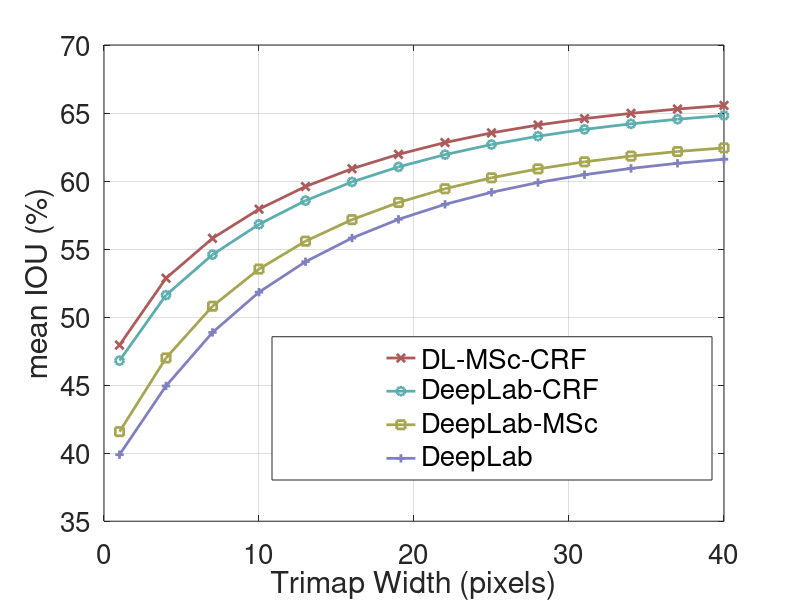

Reproduce this figure in MATLAB. (Note: this script raises an error after producing the figure.)
% plot the boundary accuracy before and after crf refinement
%
clear all; close all;

save_folder = '.';

export_fig_dir = '~/workspace/ext/export_fig';
addpath(export_fig_dir);

fontSize = 20;
lineWidth = 2;

subsample = 3;

cols = [...    
    173 90 90; ...    
    165 165 82; ...
    92 173 173; ...
    128 128 192; ...
    ] / 255;

% % VOC2012 results
% % row1: noup, row2: ms, row3: noup+crf
% pixelIOU = [39.1437885768888,40.9174913566480,42.5750968327488,44.1119698229399,45.5143333902976,46.7888007054941,47.9474395959582,48.9987195339916,49.9562761308168,50.8274348079370,51.6199418151972,52.3408776226153,53.0048800416164,53.6173863958030,54.1802129076264,54.6989675611266,55.1792759482687,55.6237417417372,56.0373525024838,56.4224864728447,56.7805992879315,57.1134185595957,57.4236637950213,57.7139226511121,57.9870942964121,58.2434411759406,58.4820168827609,58.7026272392923,58.9082213822727,59.0998098338864,59.2780799882757,59.4445643572098,59.6001745920688,59.7455099141624,59.8805382908630,60.0065637761586,60.1242322555913,60.2333065445936,60.3344098524545,60.4283472979397;
%                    40.8283847133684,42.7985590853589,44.5699164497078,46.1520844631380,47.5435370542755,48.7656811281391,49.8484543310518,50.8184991635295,51.6944145725429,52.4879595126815,53.2092430480340,53.8639790246465,54.4660536565788,55.0204958479888,55.5308069140149,56.0017084453616,56.4394170592652,56.8458460741117,57.2239235407487,57.5759295382279,57.9031810014464,58.2067425394842,58.4891177625032,58.7526247279374,59.0004477547628,59.2330076158429,59.4492098247426,59.6484084579877,59.8337163833758,60.0065591872221,60.1675199649759,60.3179200034926,60.4584549236908,60.5892859709992,60.7106012185241,60.8234998476352,60.9288901667356,61.0262289253648,61.1164365376277,61.2001644700927;
%                    45.8592389975158,47.7919542135458,49.2939715561577,50.5636179148377,51.6595183146572,52.6285842412855,53.4949528345474,54.2833898680924,55.0109887033417,55.6817421685352,56.2970137133449,56.8620406292664,57.3863490664163,57.8731201842615,58.3229236228278,58.7401403232454,59.1305121257240,59.4945181762249,59.8351044216730,60.1543590976979,60.4537367731081,60.7335323128566,60.9962192467884,61.2440829483582,61.4787119438196,61.6994862124264,61.9063219984830,62.0997066151967,62.2814092531390,62.4511114520202,62.6100651398902,62.7595495718118,62.8999690364675,63.0319701711305,63.1558109152548,63.2725779727555,63.3825291179991,63.4855832599294,63.5824377991762,63.6735677212769;];
% pixelAcc = [59.7629424526230,62.1046593040550,64.2285694944071,66.1566207985699,67.8822191048322,69.4156572369610,70.7799195920376,71.9934840646315,73.0769758056989,74.0478885040478,74.9204707863011,75.7084821132611,76.4256934738625,77.0816897085976,77.6832958750408,78.2379357794231,78.7518178661264,79.2293619012470,79.6745963627096,80.0911555036860,80.4816137647666,80.8485717205549,81.1939278781263,81.5195519345717,81.8278832214066,82.1194870930650,82.3951544526424,82.6556945507432,82.9031661080965,83.1386100849198,83.3626553900388,83.5764568351612,83.7805568445914,83.9754420822593,84.1615279065981,84.3395567209560,84.5102367112354,84.6737806988873,84.8302916657287,84.9804151959184;
%                   61.7208038340988,64.2401176287481,66.4400008982705,68.3560196658801,70.0043501328594,71.4224875981037,72.6565686534466,73.7411802053026,74.7027281008609,75.5608889763180,76.3323681460966,77.0295168046933,77.6646791187703,78.2466140909030,78.7819687579461,79.2769006331850,79.7375589042388,80.1674882445178,80.5691421823391,80.9459694341276,81.3004822338965,81.6343827901208,81.9491116325446,82.2462335033681,82.5279973625908,82.7950559301802,83.0478404561792,83.2869055056065,83.5141510067593,83.7307065077119,83.9372257041223,84.1345373400715,84.3229449119103,84.5028279982126,84.6747230945372,84.8393158111443,84.9974674884393,85.1492028576134,85.2946735274968,85.4344288299327;
%                   67.8073316515599,69.8354673998244,71.4336430305435,72.7877951994489,73.9600407860754,74.9941180003672,75.9176261038161,76.7512754059539,77.5091399495764,78.1998576992880,78.8295005821076,79.4070770332584,79.9394877203003,80.4323215906510,80.8889003909751,81.3139803694874,81.7121506892801,82.0856448018074,82.4362312231826,82.7666781325468,83.0791798897034,83.3750296827982,83.6554277852380,83.9218400214134,84.1755321179127,84.4165653422791,84.6456545882318,84.8636435054509,85.0717857553965,85.2704579453905,85.4602655935009,85.6420843218994,85.8161622729709,85.9829074377913,86.1429243857804,86.2966535297716,86.4446412012502,86.5871474792545,86.7241951074942,86.8562424217199;];
% classAcc = [53.6166685540976,55.5967948018896,57.3237320882869,58.8544956209996,60.2017948442793,61.3905329213579,62.4435967537027,63.3767878079031,64.2114199609301,64.9602832099546,65.6349639291829,66.2446959257892,66.8016831382256,67.3131208966184,67.7819893750422,68.2130478820972,68.6114093174701,68.9792673501668,69.3202552246368,69.6372715278773,69.9317591919854,70.2047885169115,70.4591450299554,70.6972544536765,70.9212770194682,71.1315392902723,71.3271970434733,71.5080894239389,71.6770942904036,71.8349143599890,71.9822606155026,72.1205121698443,72.2505036841062,72.3726692253487,72.4868853415123,72.5941389864676,72.6951384233662,72.7893027342883,72.8772228428703,72.9595201816422;
%                   55.3530867863591,57.4251600883353,59.1654069254999,60.6577460083697,61.9317644360812,63.0292371000109,63.9863354351023,64.8333651559611,65.5930147509049,66.2770953058674,66.8946229562121,67.4525828543541,67.9627179751334,68.4317033328142,68.8636585047224,69.2616996653449,69.6311086602684,69.9734377395689,70.2905406054787,70.5851916962493,70.8583900231628,71.1108680982764,71.3456555978024,71.5649616525127,71.7710855734037,71.9643008151337,72.1439215225654,72.3096635667136,72.4643629438726,72.6091758955181,72.7445829138534,72.8716584172568,72.9912239841387,73.1033984225974,73.2081880721397,73.3063060501353,73.3985844232644,73.4844395669407,73.5646472412804,73.6397739985044;
%                   56.1387661899619,58.1788189832075,59.7172861585686,60.9961248002105,62.0810119108635,63.0262191034398,63.8574442750947,64.6029557452942,65.2839522917626,65.9046916490366,66.4695763149141,66.9859289202305,67.4615153399251,67.9006064300342,68.3043209974268,68.6771714973569,69.0249626715739,69.3483240036955,69.6504064167114,69.9329271849371,70.1971631900816,70.4435344090442,70.6743319516664,70.8916471289184,71.0969316304493,71.2895122660372,71.4695627598046,71.6377906909983,71.7959358292434,71.9438935579413,72.0827232110529,72.2133976518177,72.3363745011860,72.4524566646415,72.5618978136188,72.6652433255044,72.7629114973707,72.8545300250049,72.9407927720727,73.0219786746801;];

% VOC2011 results (to compare with Berkeley)
pixelIOU = [39.8900960385829,41.6853454737786,43.3690413798132,44.9395509846056,46.3750882587993,47.6832306724482,48.8744188141510,49.9531674296874,50.9373884456491,51.8346311055171,52.6502218231060,53.3911188708848,54.0725382526626,54.7005916819390,55.2782772926504,55.8116488652938,56.3060565929080,56.7629125404939,57.1872015162243,57.5816476314979,57.9487393173513,58.2892769291146,58.6050312440186,58.8989773925030,59.1741229868887,59.4316811502284,59.6709738126791,59.8917985734924,60.0972879225545,60.2885564329489,60.4665539691731,60.6323497419556,60.7869043641704,60.9311753766987,61.0649683565156,61.1898413167371,61.3061432242137,61.4136633760218,61.5130980516398,61.6055998451289;
                   41.5828378715938,43.5766579036687,45.3789758989861,46.9973645296769,48.4237754405039,49.6824316968176,50.8008899724756,51.8018073390649,52.7087192093877,53.5322849330015,54.2802197225679,54.9583762861588,55.5812901954668,56.1538611198840,56.6797263668934,57.1651189941990,57.6170584161853,58.0358544903772,58.4248087226072,58.7866106198654,59.1233489611298,59.4351449842387,59.7233408587008,59.9912261858901,60.2420988061581,60.4767049355425,60.6940046551510,60.8939040755093,61.0795929993691,61.2524585607752,61.4136761611846,61.5640053685921,61.7042230266774,61.8344805654244,61.9546900607201,62.0666088961552,62.1707050976009,62.2668185922829,62.3558532788028,62.4387504679607;
                   46.8008114753357,48.8034774719520,50.3351451844234,51.6162150706372,52.7251742142864,53.7086533263507,54.5919252828876,55.3946493336702,56.1359299886895,56.8221967915863,57.4506647982475,58.0269922465652,58.5617630219582,59.0573412820618,59.5139608904328,59.9366989287072,60.3315311487844,60.6981557959748,61.0405384660657,61.3611055743138,61.6619441808216,61.9432686917370,62.2060247637012,62.4525857905467,62.6853676467449,62.9036147497263,63.1074458490209,63.2973555263103,63.4756631122402,63.6419003411812,63.7972092675849,63.9429267839041,64.0791161181367,64.2066343261233,64.3257230086024,64.4378419502275,64.5431484315332,64.6414419231888,64.7338604615733,64.8210406552364;
                   47.9455373302949,49.9905323102095,51.5627297610953,52.8578158143203,53.9626222771367,54.9297168922372,55.7918150067340,56.5672874026159,57.2785770987823,57.9348875932030,58.5363828052990,59.0880830538765,59.5976983849393,60.0692259297900,60.5038046283172,60.9085949293639,61.2857185525507,61.6366599715668,61.9648588996006,62.2727423744782,62.5611298890884,62.8308181392883,63.0823527041710,63.3181473459176,63.5401962164337,63.7476964282865,63.9405263768821,64.1193782185736,64.2874085929974,64.4442141332753,64.5902693512550,64.7271298417687,64.8556885536654,64.9761503389378,65.0887029164057,65.1943790384960,65.2936530653820,65.3865357237269,65.4738142308921,65.5563357479360;];
                   %45.5074956927754,47.6113072357874,49.4758834273751,51.1378459245196,52.6028453787499,53.8972648254385,55.0553401111117,56.0962869550326,57.0347711246163,57.8809030767467,58.6485288031212,59.3441092659707,59.9799812820801,60.5653581872316,61.1045156855529,61.6032783038688,62.0667718727176,62.4955383384313,62.8942733712646,63.2659308223728,63.6136210307631,63.9381918974838,64.2397741869811,64.5222517135706,64.7877317808074,65.0361075727873,65.2683456848544,65.4848035356190,65.6880735780994,65.8790765331579,66.0588312519485,66.2278521965968,66.3871642287961,66.5373969898319,66.6784488123415,66.8112801688544,66.9368243672950,67.0546205993560,67.1654423440488,67.2698128080155;];
                   
pixelAcc = [59.8702316669570,62.2222056484383,64.3658834586713,66.3147232906876,68.0589752234301,69.6098786727436,70.9877811818458,72.2110473066879,73.3039923861058,74.2829587049834,75.1618263625260,75.9545240081541,76.6749304736787,77.3325909254301,77.9351834355253,78.4907599278953,79.0052439918971,79.4828805981094,79.9277833905629,80.3436249292670,80.7333742942592,81.0991103616966,81.4424081138104,81.7651822745402,82.0703914417594,82.3589214746141,82.6317639897833,82.8894591308832,83.1341198726397,83.3667831080903,83.5881991422080,83.7994032902665,84.0010253803953,84.1937286072606,84.3776621746214,84.5537123489286,84.7225784253176,84.8843760563059,85.0392436238521,85.1878887495872;
                  61.8147244963131,64.3456823895273,66.5661902157912,68.5032103723578,70.1722568400917,71.6103937958977,72.8609848796770,73.9583910873371,74.9320684053056,75.8005153640624,76.5799185715866,77.2831847051774,77.9229265348431,78.5075103411444,79.0442217111538,79.5401231885116,80.0016417340956,80.4317103635571,80.8330563720170,81.2092185153414,81.5630253321085,81.8957063520432,82.2082491411739,82.5026697134346,82.7816202060511,83.0457223476033,83.2955360886606,83.5315797063935,83.7558993243433,83.9695887349384,84.1733733123382,84.3679730389745,84.5538209008307,84.7313053314962,84.9007128398542,85.0630719699243,85.2191588698386,85.3690449708700,85.5128694421863,85.6511757325939;
                  67.9899698078151,70.0567442821183,71.6749688129097,73.0351486950012,74.2131554815988,75.2522471156235,76.1798686662320,77.0155780095065,77.7756652044063,78.4688236760881,79.1002101987149,79.6789407980391,80.2120573105576,80.7037810138604,81.1577714707696,81.5799416398628,81.9745756376541,82.3438301057336,82.6900634015779,83.0162352419576,83.3248015795992,83.6168350531022,83.8930004244723,84.1546437639513,84.4036904843531,84.6401217409859,84.8647677297657,85.0783263996731,85.2822134329573,85.4768198340270,85.6626583036535,85.8406793412644,86.0110316366263,86.1742309356537,86.3306843416750,86.4810564998195,86.6260232643489,86.7656670201423,86.9001674776055,87.0299350996221;
                  69.0053513712284,71.0950651600423,72.7213510449280,74.0644309089864,75.2114109187087,76.2105631374151,77.0972069031764,77.8888352795387,78.6043794185371,79.2540992817565,79.8459072666722,80.3884332131330,80.8876001032195,81.3479628219528,81.7734899783075,82.1701895074667,82.5407187717594,82.8880801350726,83.2144835792190,83.5225342344795,83.8141166121929,84.0903208591311,84.3516019975667,84.5990892569557,84.8346239224181,85.0581154792467,85.2703572944005,85.4720287941918,85.6647880955960,85.8489897155208,86.0248908240345,86.1934913858449,86.3550938115026,86.5101338341557,86.6589502948077,86.8021554804803,86.9404413402168,87.0739487027975,87.2026871369159,87.3270758459294;];
                  %63.8144487023167,66.3086055145446,68.4634780241390,70.3303283301436,71.9397695355219,73.3322698083738,74.5508066478873,75.6263397301993,76.5807723550267,77.4309068110563,78.1958004632172,78.8868711151582,79.5154457463512,80.0906205770541,80.6198231636825,81.1096277928439,81.5648123332702,81.9882275044303,82.3837539798002,82.7545410792287,83.1034025270834,83.4322713413900,83.7417398617509,84.0339715292647,84.3111616023673,84.5734845666827,84.8221849431542,85.0580683911263,85.2827820688194,85.4972248335222,85.7020840784415,85.8980820080648,86.0857121463602,86.2654634901012,86.4375543086615,86.6026924978286,86.7617287195415,86.9145552021604,87.0613582609283,87.2024483879291;];

classAcc = [54.6155793470211,56.6176771219543,58.3792159551627,59.9470964063823,61.3275610759142,62.5460802457132,63.6234384332441,64.5744885138283,65.4263077736086,66.1921984127533,66.8817178042725,67.5035729013805,68.0713375326161,68.5919942614890,69.0685302825447,69.5069027256570,69.9116959350726,70.2839301164267,70.6276617508124,70.9461789558870,71.2417517009927,71.5145587132089,71.7670940952535,72.0019917228125,72.2219123007297,72.4279278404599,72.6194736466020,72.7962688811345,72.9612394049729,73.1151164090523,73.2590370870242,73.3938289696185,73.5202817889312,73.6389899976090,73.7497025753468,73.8537007175087,73.9514878151864,74.0425951158703,74.1276281015811,74.2073715895642;
                  56.3381859447377,58.4329242734160,60.2162185597091,61.7509692974489,63.0632673314765,64.1977331506007,65.1848278084278,66.0561569137452,66.8402996285973,67.5474044378348,68.1845726878207,68.7592063707104,69.2837451155814,69.7645557532836,70.2047916250318,70.6099720144363,70.9858000321760,71.3323387493509,71.6518587519223,71.9479655263748,72.2220882578955,72.4740807573813,72.7068387662100,72.9230760275906,73.1255474823514,73.3146551586576,73.4900482804681,73.6518004650773,73.8027455550803,73.9438411719511,74.0761591068355,74.2002379113205,74.3169996696984,74.4264346848208,74.5281857083659,74.6233795576599,74.7125666699986,74.7956326829670,74.8734071159704,74.9465001233577;
                  57.0628358746184,59.1843231126464,60.7749678483826,62.0798919600122,63.1884116318696,64.1545883374433,65.0051728647461,65.7651327708617,66.4588209525697,67.0931260961699,67.6683365145782,68.1926193858307,68.6759619168704,69.1211298869311,69.5282602915092,69.9026925403452,70.2503642637778,70.5716747537857,70.8709886673587,71.1499979087586,71.4107866171383,71.6536884905143,71.8799358001762,72.0916313657099,72.2911407475121,72.4775491264770,72.6513741965087,72.8132786891891,72.9655202503474,73.1077504531443,73.2410380071814,73.3663888577533,73.4839912201853,73.5948294153593,73.6990883561233,73.7975116248776,73.8903742471384,73.9771975834496,74.0590980669097,74.1363110687188;
                  58.1345140398146,60.2619141972833,61.8719771167414,63.1726283922529,64.2700985819496,65.2200645219860,66.0517431814058,66.7886641859442,67.4559923931502,68.0648740156886,68.6174292010922,69.1212323620224,69.5831960074364,70.0084490010720,70.3981023967218,70.7594156021684,71.0938518912604,71.4035399907820,71.6914148579963,71.9602602948323,72.2108962041685,72.4441832291895,72.6614976336657,72.8650320223795,73.0566796816106,73.2354668271476,73.4015784442158,73.5557201551317,73.7007265996142,73.8365859024915,73.9636293182299,74.0832433215427,74.1961592735999,74.3027769122786,74.4030766249756,74.4976671728030,74.5869011168282,74.6706436330185,74.7496221832422,74.8242735081491;];
                  %61.3653658215760,63.4349123626891,65.1633350457429,66.6397018905788,67.8994738985810,68.9843597530749,69.9367920039521,70.7813599554954,71.5364804027757,72.2120052778147,72.8207260053494,73.3693530260855,73.8685825461497,74.3262118713101,74.7450449888681,75.1298128727821,75.4855010912007,75.8120010670598,76.1124451842337,76.3903665222748,76.6484451351529,76.8876449571008,77.1088897732981,77.3153050290478,77.5089204374066,77.6891627952232,77.8572117519692,78.0132597936554,78.1595572412126,78.2966024236190,78.4256359231221,78.5468647906512,78.6614453012275,78.7700920430846,78.8725137574794,78.9688899317567,79.0601793653758,79.1461734515757,79.2273426416995,79.3040486837078;];


w = 1 : size(pixelIOU, 2);

% pixel iou
figure(1)

plot(w(1:subsample:end), pixelIOU(4,1:subsample:end), '-rx', 'LineWidth', lineWidth, 'color', cols(1,:));
hold on
plot(w(1:subsample:end), pixelIOU(3,1:subsample:end), '-ro', 'LineWidth', lineWidth, 'color', cols(3,:));
plot(w(1:subsample:end), pixelIOU(2,1:subsample:end), '-rs', 'LineWidth', lineWidth, 'color', cols(2,:));
plot(w(1:subsample:end), pixelIOU(1,1:subsample:end), '-r+', 'LineWidth', lineWidth, 'color', cols(4,:));
%plot(w(1:subsample:end), pixelIOU(5,1:subsample:end), '-rd', 'LineWidth', lineWidth, 'color', cols(9,:));

ylabel('mean IOU (%)', 'FontSize', fontSize) 
xlabel('Trimap Width (pixels)', 'FontSize', fontSize)

leg = legend('DL-MSc-CRF', 'DeepLab-CRF', 'DeepLab-MSc', 'DeepLab');
set(leg, 'FontSize', fontSize, 'Position', [0.34 0.20 0.55 0.2]);
set(gca, 'XGrid', 'on')
set(gca, 'YGrid', 'on');
set(gca,'FontSize', fontSize);
set(leg, 'FontSize', fontSize);
set(gcf, 'Color', [1 1 1]);

fn = fullfile(save_folder, 'SegPixelIOUWithinTrimap.pdf');
export_fig(fn);

% pixel acc
figure(2)

plot(w(1:subsample:end), pixelAcc(4,1:subsample:end), '-rx', 'LineWidth', lineWidth, 'color', cols(1,:));
hold on
plot(w(1:subsample:end), pixelAcc(3,1:subsample:end), '-ro', 'LineWidth', lineWidth, 'color', cols(3,:));
plot(w(1:subsample:end), pixelAcc(2,1:subsample:end), '-rs', 'LineWidth', lineWidth, 'color', cols(2,:));
plot(w(1:subsample:end), pixelAcc(1,1:subsample:end), '-r+', 'LineWidth', lineWidth, 'color', cols(4,:));
%plot(w(1:subsample:end), pixelAcc(5,1:subsample:end), '-rd', 'LineWidth', lineWidth, 'color', cols(9,:));

ylabel('Pixelwise Accuracy (%)', 'FontSize', fontSize) 
xlabel('Trimap Width (pixels)', 'FontSize', fontSize)

leg = legend('DL-MSc-CRF',  'DeepLab-CRF', 'DeepLab-MSc', 'DeepLab');
set(leg, 'FontSize', fontSize, 'Position', [0.34 0.20 0.55 0.2]);
set(gca, 'XGrid', 'on')
set(gca, 'YGrid', 'on');
set(gca,'FontSize', fontSize);
set(leg, 'FontSize', fontSize);
set(gcf, 'Color', [1 1 1]);

fn = fullfile(save_folder, 'SegPixelAccWithinTrimap.pdf');
export_fig(fn);

% pixel acc
% figure(2)
% 
% plot(w, 100 - pixelAcc(1,:), '-rx', 'LineWidth', lineWidth, 'color', cols(1,:));
% hold on
% plot(w, 100 - pixelAcc(2,:), '-ro', 'LineWidth', lineWidth, 'color', cols(2,:));
% plot(w, 100 - pixelAcc(3,:), '-rs', 'LineWidth', lineWidth, 'color', cols(3,:));
% ylabel('1 - Pixelwise Accuracy (%)', 'FontSize', fontSize) 
% xlabel('Trimap Width (pixels)', 'FontSize', fontSize)
% 
% %     plot(trainEnergyRI, '-r', 'LineWidth', 2.8, 'color', cols(1,:));
% %     hold on
% %     plot(trainEnergyPw, '-r', 'LineWidth', 2.8, 'color', cols(3,:));
% %     plot(trainEnergyPre, '-r', 'LineWidth', 2.8, 'color', cols(5,:));
% %leg = legend('Model-RandInit', 'Model-PwTrain', 'Model-JointTrain');
% leg = legend('Baseline', 'Multi-Scale', 'Baseline+CRF');
% set(leg, 'FontSize', fontSize, 'Position', [0.45 0.70 0.44 0.2]);
% set(gca, 'XGrid', 'on')
% set(gca, 'YGrid', 'on');
% set(gca,'FontSize', fontSize);
% set(leg, 'FontSize', fontSize);
% set(gcf, 'Color', [1 1 1]);
% 
% fn = fullfile(save_folder, 'SegPixelAccWithTrimap.pdf');
% export_fig(fn);    
% 
% % class acc
% figure(3)
% 
% plot(w, 100 - classAcc(1,:), '-rx', 'LineWidth', lineWidth, 'color', cols(1,:));
% hold on
% plot(w, 100 - classAcc(2,:), '-ro', 'LineWidth', lineWidth, 'color', cols(2,:));
% plot(w, 100 - classAcc(3,:), '-rs', 'LineWidth', lineWidth, 'color', cols(3,:));
% ylabel('1 - Classwise Accuracy (%)', 'FontSize', fontSize) 
% xlabel('Trimap Width (pixels)', 'FontSize', fontSize)
% 
% leg = legend('Baseline', 'Multi-Scale', 'Baseline+CRF');
% set(leg, 'FontSize', fontSize, 'Position', [0.45 0.70 0.44 0.2]);
% set(gca, 'XGrid', 'on')
% set(gca, 'YGrid', 'on');
% set(gca,'FontSize', fontSize);
% set(leg, 'FontSize', fontSize);
% set(gcf, 'Color', [1 1 1]);
% 
% fn = fullfile(save_folder, 'SegClassAccWithTrimap.pdf');
% export_fig(fn);